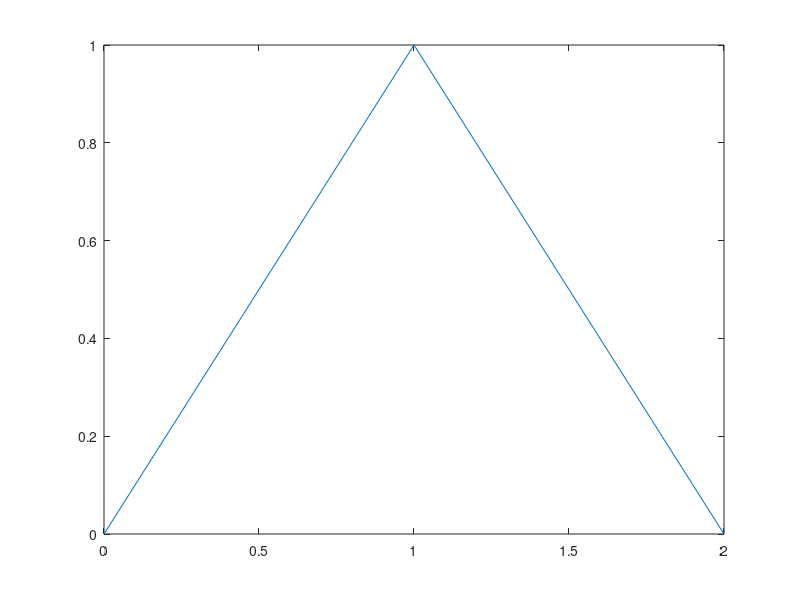

This chart was generated by the following MATLAB code: (Note: this script raises an error after producing the figure.)
f = figure(37);
curve = plot([0, 1, 2], [0, 1, 0]);
hold on
vx = xline(1, 'r--', 'Center', 'LineWidth', 1.5);
hy = yline(0.5, 'k:', 'Threshold');
x_limits = xlim();
y_limits = ylim();
current = gcf();
